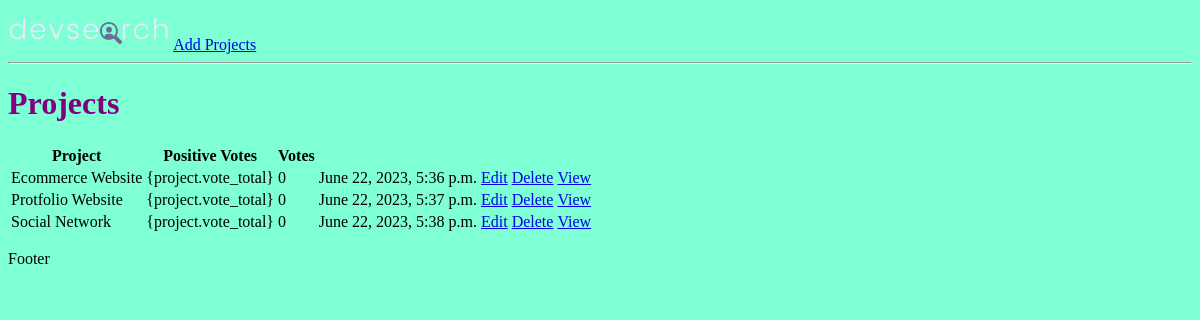
/, run on an earlier commit of the app's database.
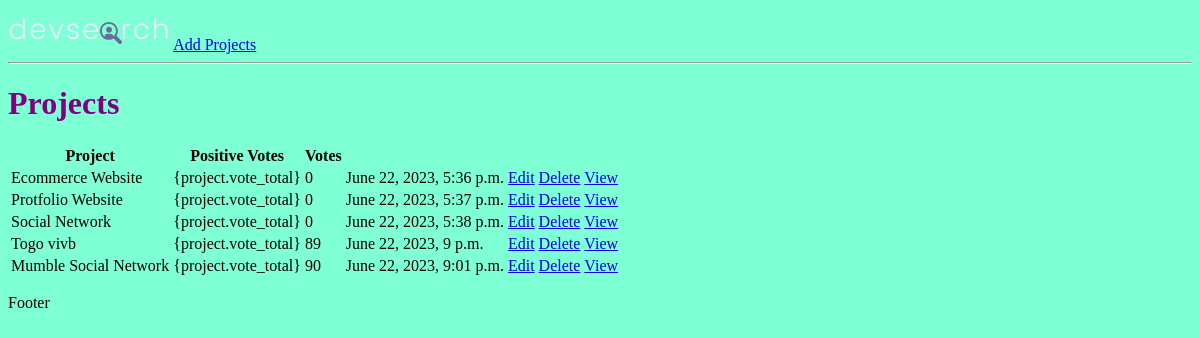
And on a later commit of the database.
### projects/models.py (models this page shows, shortened)
class Project(models.Model):
    title = models.CharField(max_length=200)
    description = models.TextField(null = True,blank = True)
    featured_image = models.ImageField(null = True, blank= True,default="default.jpg")
    demo_link = models.CharField(max_length=2000, null=True, blank=True)
    source_link = models.CharField(max_length=2000, null=True, blank=True)
    tags = models.ManyToManyField('Tag',blank=True)
    vote_total = models.IntegerField(default=0,null = True,blank = True)
    vote_ratio = models.IntegerField(default= 0,null= True,blank = True)
    created = models.DateTimeField(auto_now_add=True)
    id = models.UUIDField(default=uuid.uuid4,unique=True,primary_key=True,editable= False)

### projects/views.py (the view)
# urls.py: path('',include('projects.urls'))
def projects(request):
    projects = Project.objects.all()
    context  = {'projects': projects}
    return render(request,'projects/projects.html',context)

### projects/templates/projects/projects.html (shortened to what this page needs)
{% extends 'main.html' %}
{% block content %}
<hr>
<h1>Projects </h1>
<table>
    <tr>
        <th>Project</th>
        <th>Positive Votes</th>
        <th>Votes</th>
        <th></th>
        <th></th>
    </tr>
    {%for project in projects %}
        <tr>
            <td>{{project.title}}</td>
            <td>{project.vote_total}</td>
            <td>{{project.vote_ratio}}</td>
            <td>{{project.created}}</td>
            <td><a href="{% url 'update-project' project.id %}">Edit</a></td>
            <td><a href="{% url 'delete-project' project.id %}">Delete</a></td>
            <td><a href="{% url 'project' project.id %}">View</a></td>
        </tr>
    {% endfor %}
</table>
{% endblock content %}

### templates/main.html (shortened to what this page needs)
<!DOCTYPE html>
{%load static %}
<html lang="en">
<head>
    <link rel="stylesheet" type="text/css" media="screen" href="{% static 'styles/main.css'%}">
</head>
<body>
    {% include 'navbar.html' %}
    {% block content %}
    {% endblock content %}
    <p>Footer </p>
</body>
</html>

### templates/navbar.html
{% load static %}
<img src ="{% static 'images/logo.svg'%}">
<a href = "{%url 'create-project' %}">Add Projects</a>

### static/styles/main.css (style rules this page uses)
body,html { background-color: aquamarine; }
h1 { color: purple; }

What changed in the data, as far as the page shows it:
added Project: title "Togo vivb", vote_ratio "89", created "June 22, 2023, 9 p.m."
added Project: title "Mumble Social Network", vote_ratio "90", created "June 22, 2023, 9:01 p.m."
